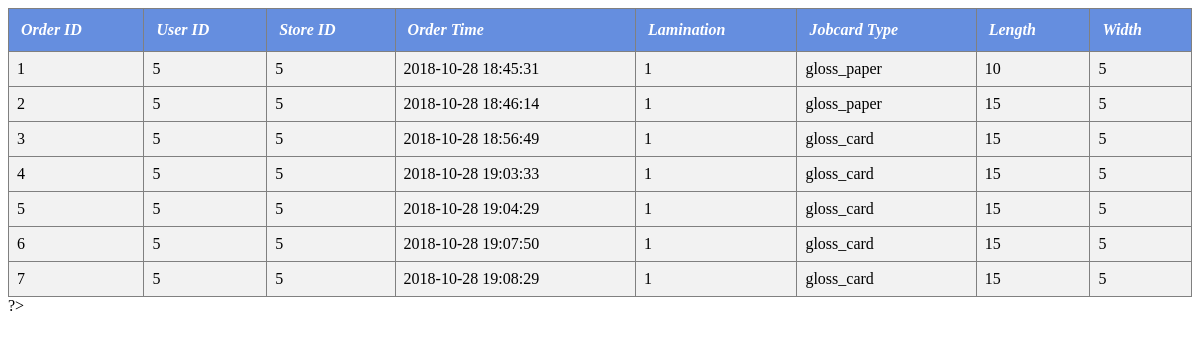
Page /table.php on the committed database.
### tables this page shows
CREATE TABLE `printing_request` (
  `order_id` int(255) NOT NULL,
  `user_id` int(255) NOT NULL,
  `store_id` int(255) NOT NULL,
  `order_time` timestamp NOT NULL DEFAULT CURRENT_TIMESTAMP,
  `lamination` tinyint(1) NOT NULL DEFAULT '0',
  `master_printer_job` tinyint(1) NOT NULL DEFAULT '0',
  `jobcard_type` varchar(100) NOT NULL,
  `length` int(255) NOT NULL,
  `width` int(255) NOT NULL,
  `gsm` int(255) NOT NULL,
  `num_of_copies` int(255) NOT NULL DEFAULT '1',
  `order_cost` float NOT NULL
);

### table.php (the view, shortened to what this page needs)
<?php
$connection = mysqli_connect('localhost','root','','hello');
$sql = "SELECT * FROM printing_request WHERE master_printer_job = 1 ";
$records = mysqli_query($connection,$sql);
?>
<HTML>
<HEAD>
</head>
<body bgcolor='white'>
<TABLE width == '300' border = '1' cellpaddin='2' cellspacing='2' rules = "all" frame = "border" bgcolor='white' align='center'>
<tr  bgcolor="yellow">
  <th>Order ID</th>
  <th>User ID</th>
  <th>Store ID</th>
  <th>Order Time</th>
  <th>Lamination</th>
  <th>Jobcard Type</th>
  <th>Length</th>
  <th>Width</th>
<tr>
<?php
while($survey_response = mysqli_fetch_assoc($records))
{
echo "<tr>";
  echo "<td>".$survey_response['order_id']."</td>";
  echo "<td>".$survey_response['user_id']."</td>";
  echo "<td>".$survey_response['store_id']."</td>";
  echo "<td>".$survey_response['order_time']."</td>";
  echo "<td>".$survey_response['lamination']."</td>";
  echo "<td>".$survey_response['jobcard_type']."</td>";
  echo "<td>".$survey_response['length']."</td>";
  echo "<td>".$survey_response['width']."</td>";
echo "<tr>";
}
?>
</table>
</body>
</html>

### table.php (style rules this page uses)
table { border-collapse: collapse; width: 100%; }
td { font-family: "Times new roman"; text-align: left; padding: 8px; }
tr:nth-child(odd) { background-color:#f2f2f2 }
th { font-family: "Times new roman"; font-style: oblique; text-align: left; padding: 12px; background-color: #658EDF; color: white; }

### rows in the picture
printing_request: order_id "1", user "5", store "5", order_time "2018-10-28 18:45:31", lamination "1", jobcard_type "gloss_paper", length "10", width "5"
printing_request: order_id "2", user "5", store "5", order_time "2018-10-28 18:46:14", lamination "1", jobcard_type "gloss_paper", length "15", width "5"
printing_request: order_id "3", user "5", store "5", order_time "2018-10-28 18:56:49", lamination "1", jobcard_type "gloss_card", length "15", width "5"
printing_request: order_id "4", user "5", store "5", order_time "2018-10-28 19:03:33", lamination "1", jobcard_type "gloss_card", length "15", width "5"
printing_request: order_id "5", user "5", store "5", order_time "2018-10-28 19:04:29", lamination "1", jobcard_type "gloss_card", length "15", width "5"
printing_request: order_id "6", user "5", store "5", order_time "2018-10-28 19:07:50", lamination "1", jobcard_type "gloss_card", length "15", width "5"
printing_request: order_id "7", user "5", store "5", order_time "2018-10-28 19:08:29", lamination "1", jobcard_type "gloss_card", length "15", width "5"
